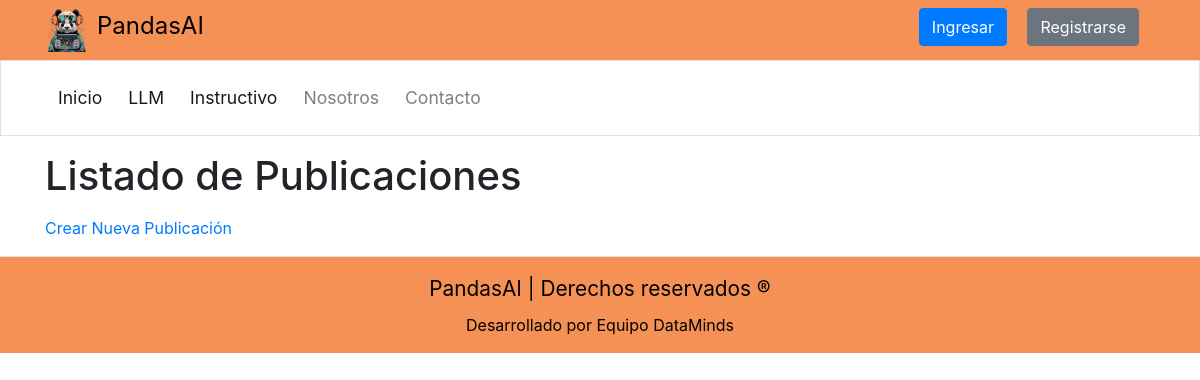
Page /listar_publicacion/ on the earlier database version.
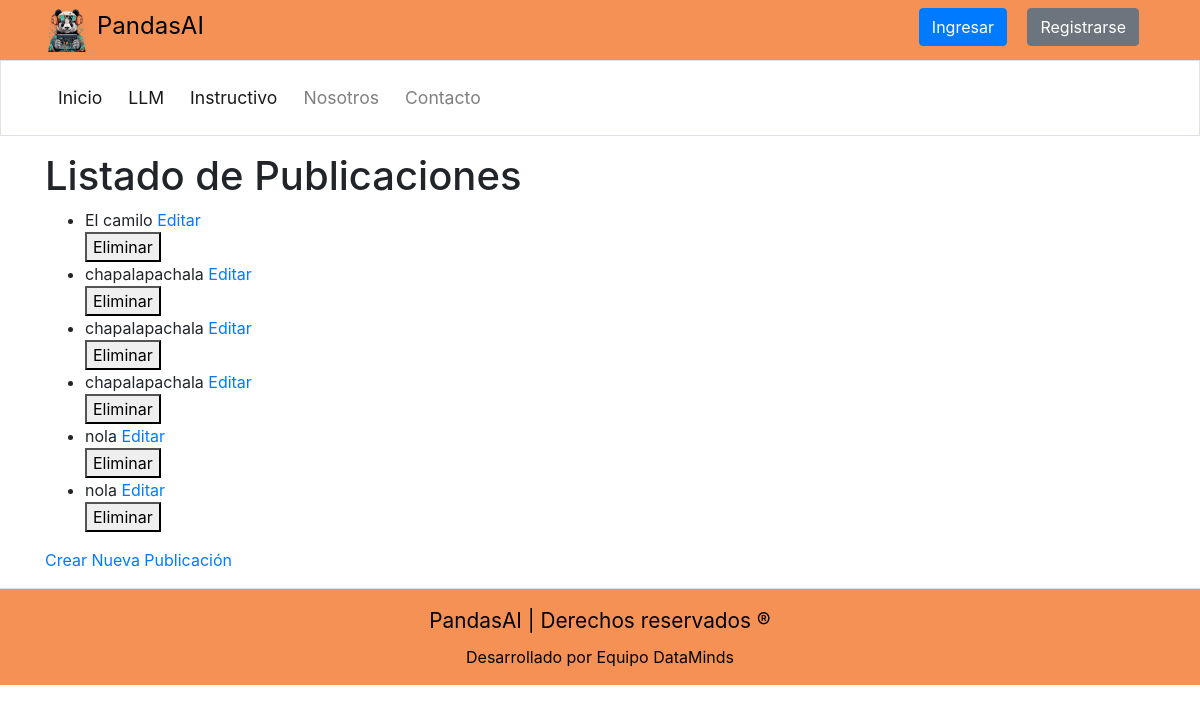
Same page on the later database version.
### home/models.py (models this page shows, shortened)
class Publicacion(models.Model):
    titulo = models.CharField(max_length=200)
    contenido = models.TextField()
    imagen = models.ImageField(upload_to='imagenes/', blank=True, null=True)

### home/views.py (the view)
# urls.py: path('listar_publicacion/', views.listar_publicacion, name='listar_publicacion'),
def listar_publicacion(request):
    publicaciones = Publicacion.objects.all()
    return render(request, 'home/publicacion/listar_publicacion.html', {'publicaciones': publicaciones})

### templates/home/publicacion/listar_publicacion.html (shortened to what this page needs)
{% extends "base/layout.html" %}
{% block content %}
<body>
    <h1>Listado de Publicaciones</h1>
    <ul>
      {% for publicacion in publicaciones %}
        <li>
          {{ publicacion.titulo }}
          <a href="{% url 'actualizar_publicacion' publicacion.id %}">Editar</a>
          <form method="post" action="{% url 'eliminar_publicacion' publicacion.id %}">
            <button type="submit" onclick="return confirmarEliminar()">Eliminar</button>
          </form>
        </li>
      {% endfor %}
    </ul>
    <a href="{% url 'crear_publicacion' %}">Crear Nueva Publicación</a>
</body>
{% endblock %}

Differences in the rows shown:
added Publicacion: titulo "El camilo"
added Publicacion: titulo "chapalapachala"
added Publicacion: titulo "chapalapachala"
added Publicacion: titulo "chapalapachala"
added Publicacion: titulo "nola"
added Publicacion: titulo "nola"
